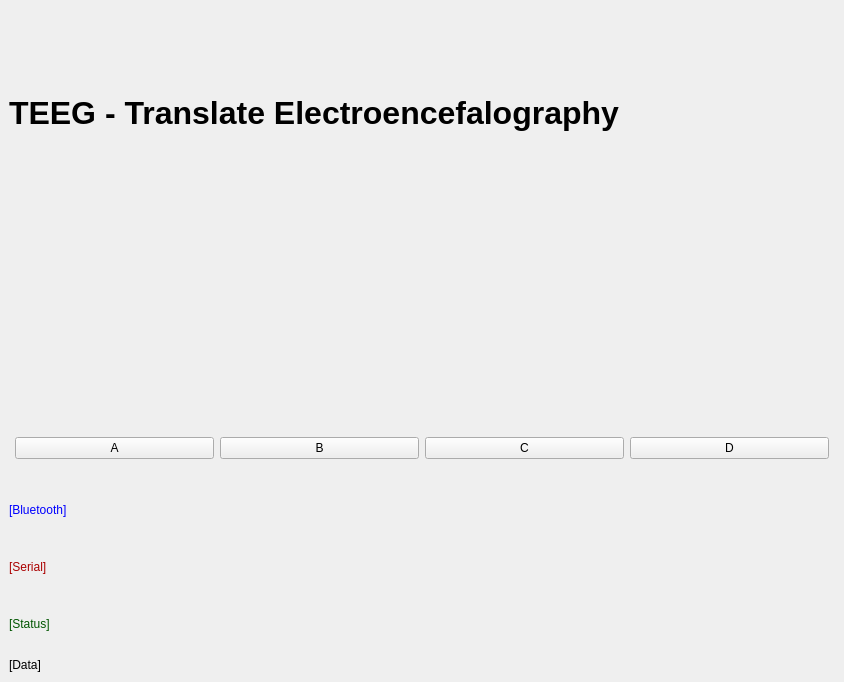
<?xml version="1.0" encoding="UTF-8"?>
<ui version="4.0">
 <class>win_plot</class>
 <widget class="QMainWindow" name="win_plot">
  <property name="geometry">
   <rect>
    <x>0</x>
    <y>0</y>
    <width>844</width>
    <height>682</height>
   </rect>
  </property>
  <property name="windowTitle">
   <string>TEEG Application</string>
  </property>
  <widget class="QWidget" name="centralwidget">
   <layout class="QVBoxLayout" name="verticalLayout">
    <item>
     <layout class="QHBoxLayout" name="horizontalLayout_3">
      <item alignment="Qt::AlignLeft|Qt::AlignVCenter">
       <widget class="QLabel" name="label_2">
        <property name="font">
         <font>
          <pointsize>24</pointsize>
          <weight>75</weight>
          <bold>true</bold>
         </font>
        </property>
        <property name="text">
         <string>TEEG - Translate Electroencefalography</string>
        </property>
        <property name="alignment">
         <set>Qt::AlignLeading|Qt::AlignLeft|Qt::AlignVCenter</set>
        </property>
       </widget>
      </item>
     </layout>
    </item>
    <item>
     <widget class="QwtPlot" name="qwtPlot">
      <zorder>QwtPlotTitle</zorder>
     </widget>
    </item>
    <item>
     <layout class="QHBoxLayout" name="horizontalLayout">
      <property name="leftMargin">
       <number>6</number>
      </property>
      <property name="topMargin">
       <number>0</number>
      </property>
      <property name="rightMargin">
       <number>6</number>
      </property>
      <property name="bottomMargin">
       <number>0</number>
      </property>
      <item>
       <widget class="QPushButton" name="btnA">
        <property name="text">
         <string>A</string>
        </property>
       </widget>
      </item>
      <item>
       <widget class="QPushButton" name="btnB">
        <property name="text">
         <string>B</string>
        </property>
       </widget>
      </item>
      <item>
       <widget class="QPushButton" name="btnC">
        <property name="text">
         <string>C</string>
        </property>
       </widget>
      </item>
      <item>
       <widget class="QPushButton" name="btnD">
        <property name="text">
         <string>D</string>
        </property>
       </widget>
      </item>
     </layout>
    </item>
    <item>
     <layout class="QHBoxLayout" name="horizontalLayout_4">
      <item>
       <layout class="QVBoxLayout" name="verticalLayout_2">
        <item>
         <spacer name="horizontalSpacer">
          <property name="orientation">
           <enum>Qt::Horizontal</enum>
          </property>
          <property name="sizeHint" stdset="0">
           <size>
            <width>40</width>
            <height>20</height>
           </size>
          </property>
         </spacer>
        </item>
        <item>
         <widget class="QLabel" name="bluetooth">
          <property name="autoFillBackground">
           <bool>false</bool>
          </property>
          <property name="text">
           <string>&lt;html&gt;&lt;head/&gt;&lt;body&gt;&lt;p&gt;&lt;span style=&quot; color:#0000ff;&quot;&gt;[Bluetooth]&lt;/span&gt;&lt;/p&gt;&lt;/body&gt;&lt;/html&gt;</string>
          </property>
          <property name="textFormat">
           <enum>Qt::RichText</enum>
          </property>
          <property name="wordWrap">
           <bool>false</bool>
          </property>
         </widget>
        </item>
        <item>
         <widget class="QLabel" name="serial">
          <property name="text">
           <string>&lt;html&gt;&lt;head/&gt;&lt;body&gt;&lt;p&gt;&lt;span style=&quot; color:#aa0000;&quot;&gt;[Serial]&lt;/span&gt;&lt;/p&gt;&lt;/body&gt;&lt;/html&gt;</string>
          </property>
         </widget>
        </item>
        <item>
         <widget class="QLabel" name="status">
          <property name="text">
           <string>&lt;html&gt;&lt;head/&gt;&lt;body&gt;&lt;p&gt;&lt;span style=&quot; color:#005500;&quot;&gt;[Status]&lt;/span&gt;&lt;/p&gt;&lt;/body&gt;&lt;/html&gt;</string>
          </property>
         </widget>
        </item>
        <item>
         <widget class="QLabel" name="data">
          <property name="maximumSize">
           <size>
            <width>16777215</width>
            <height>17</height>
           </size>
          </property>
          <property name="text">
           <string>[Data]</string>
          </property>
         </widget>
        </item>
       </layout>
      </item>
     </layout>
    </item>
   </layout>
  </widget>
 </widget>
 <customwidgets>
  <customwidget>
   <class>QwtPlot</class>
   <extends>QFrame</extends>
   <header>qwt_plot.h</header>
   <container>1</container>
  </customwidget>
 </customwidgets>
 <resources/>
 <connections/>
</ui>
